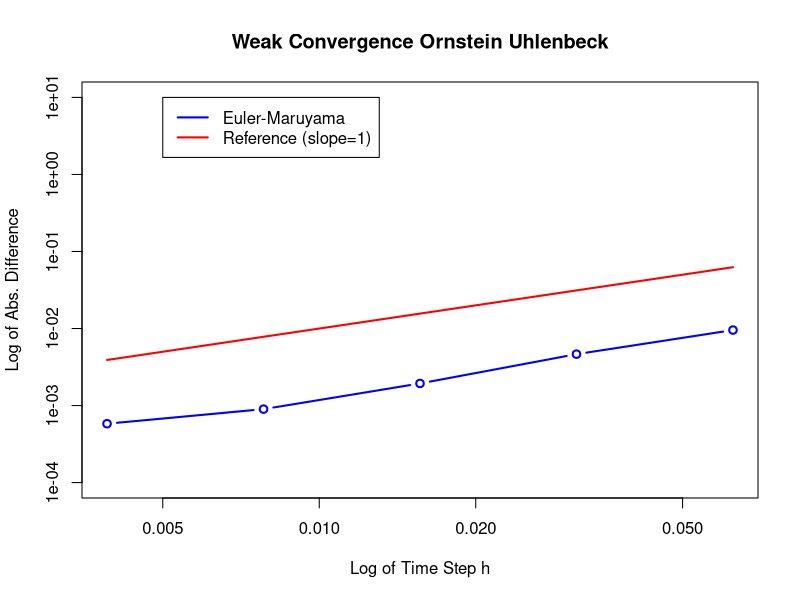

R code for this plot:
theta = 2
mu    = 0.5
Xzero = 1
sigma = 5

################## PARTE III #########################
# Fazendo os gráficos do erro das médias (FRACO)
T  = 1
N  = 2**9 # number of discrete time steps
dt = T/N
M  = 2000 # number of repetitions
P  = 5

Xem_at_T   = matrix(rep(0,M*P),ncol=P)
Xtrue_at_T = rep(0,M)

for(s in 1:M)
{
    dW = sqrt(dt)*rnorm(N)
    WT = sum(sigma*exp(-theta*(T-seq(dt,T,dt))) %*% dW)
    
    # Analytic solution
    Xtrue = Xzero*exp(-theta*T) + mu*(1-exp(-theta*T)) + WT
    Xtrue_at_T[s] = Xtrue

    # Euler-Maruyama:
    for( p in 1:P )
    {
        R=2**p
        L=N/R
        Dt=R*dt
        Xem=Xzero
        for( j in 1:floor(L))
        {
            Winc= sum(dW[(R*(j-1)+1):(R*j)])
            Xem = Xem + theta*(mu-Xem)*Dt + sigma*Winc
        }
        Xem_at_T[s,p]=Xem
    }
}

# Tirando a média e calculando a diferença entre médias.
mXerr = abs(mean(Xtrue_at_T) - colMeans(Xem_at_T))

# Fazendo o gráfico
dts = c(dt*2**(1:P))
plot(dts,mXerr,main="Weak Convergence Ornstein Uhlenbeck", ylab="Log of Abs. Difference",
     xlab="Log of Time Step h",type="b",col="blue",lwd=2,ylim=c(0.0001,10),log="xy")
lines(dts,dts^1,lwd=2,col="red")
legend(0.005, 1e+01, legend=c("Euler-Maruyama", "Reference (slope=1)"),
       col=c("blue", "red"), lty=1, lwd=2)
